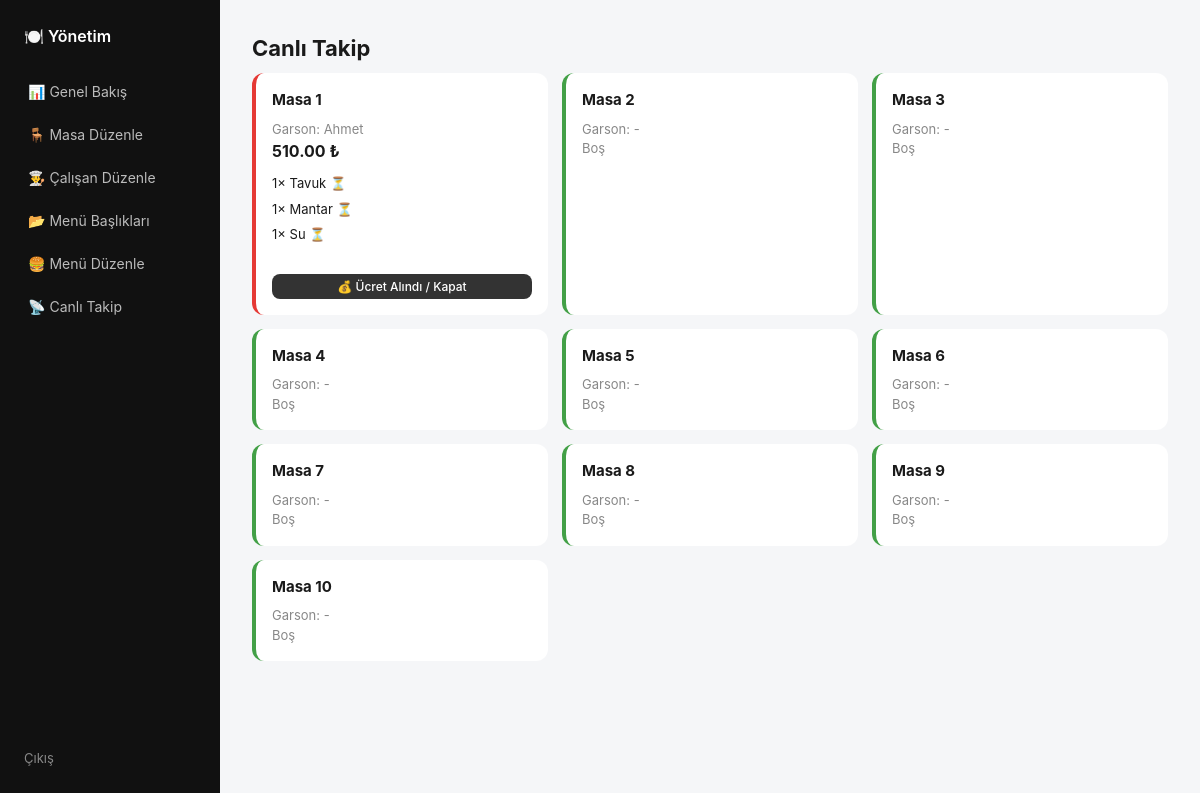
Screenshot of /admin/live (signed in) with the database file from the repository.
### models/models.py (models this page shows, shortened)
class Table(db.Model):
    __tablename__ = "tables"
    id = db.Column(db.Integer, primary_key=True)
    restaurant_id = db.Column(db.Integer, db.ForeignKey("restaurants.id"), nullable=False)
    number = db.Column(db.String(20), nullable=False)     # masa no
    name = db.Column(db.String(80))                       # opsiyonel isim
    capacity = db.Column(db.Integer, default=4)
    qr_token = db.Column(db.String(64), unique=True, nullable=False)
    is_occupied = db.Column(db.Boolean, default=False)
    assigned_waiter_id = db.Column(db.Integer, db.ForeignKey("staff.id"), nullable=True)

class Staff(db.Model):
    __tablename__ = "staff"
    id = db.Column(db.Integer, primary_key=True)
    restaurant_id = db.Column(db.Integer, db.ForeignKey("restaurants.id"), nullable=False)
    name = db.Column(db.String(100), nullable=False)
    role = db.Column(db.String(20), default="waiter")  # waiter / admin
    password_hash = db.Column(db.String(255), nullable=False)
    is_active = db.Column(db.Boolean, default=True)
    created_at = db.Column(db.DateTime, default=datetime.utcnow)

class Order(db.Model):
    __tablename__ = "orders"
    id = db.Column(db.Integer, primary_key=True)
    restaurant_id = db.Column(db.Integer, db.ForeignKey("restaurants.id"), nullable=False)
    table_id = db.Column(db.Integer, db.ForeignKey("tables.id"), nullable=False)
    waiter_id = db.Column(db.Integer, db.ForeignKey("staff.id"), nullable=True)
    status = db.Column(db.String(20), default="open")  # open / paid / closed
    total = db.Column(db.Float, default=0.0)
    created_at = db.Column(db.DateTime, default=datetime.utcnow)
    closed_at = db.Column(db.DateTime)
    items = db.relationship("OrderItem", backref="order", cascade="all, delete-orphan")

class OrderItem(db.Model):
    __tablename__ = "order_items"
    id = db.Column(db.Integer, primary_key=True)
    order_id = db.Column(db.Integer, db.ForeignKey("orders.id"), nullable=False)
    product_id = db.Column(db.Integer, db.ForeignKey("products.id"), nullable=False)
    quantity = db.Column(db.Integer, default=1)
    price_at_time = db.Column(db.Float, nullable=False)
    status = db.Column(db.String(20), default="pending")  # pending / served
    note = db.Column(db.String(255))
    product = db.relationship("Product")

class Product(db.Model):
    __tablename__ = "products"
    id = db.Column(db.Integer, primary_key=True)
    restaurant_id = db.Column(db.Integer, db.ForeignKey("restaurants.id"), nullable=False)
    category_id = db.Column(db.Integer, db.ForeignKey("categories.id"), nullable=False)
    name_tr = db.Column(db.String(120), nullable=False)
    name_en = db.Column(db.String(120))
    description_tr = db.Column(db.Text)
    description_en = db.Column(db.Text)
    price = db.Column(db.Float, nullable=False)
    image = db.Column(db.String(255))
    is_available = db.Column(db.Boolean, default=True)

### routes/admin_routes.py (the view)
@admin_bp.route("/live")
@admin_required
def live():
    rid = session["restaurant_id"]
    tables = Table.query.filter_by(restaurant_id=rid).order_by(Table.id).all()
    orders = Order.query.filter_by(restaurant_id=rid, status="open").all()
    by_table = {o.table_id: o for o in orders}
    staff = {s.id: s.name for s in Staff.query.filter_by(restaurant_id=rid).all()}
    return render_template("admin/live.html", tables=tables, orders=by_table, staff=staff)

### utils/auth.py (called while the page is built)
def admin_required(f):
    @wraps(f)
    def wrapper(*args, **kwargs):
        if session.get("role") != "admin":
            flash("Yönetici girişi gerekli.", "error")
            return redirect(url_for("admin.login"))
        return f(*args, **kwargs)
    return wrapper

### templates/admin/live.html
{% extends "base.html" %}
{% block body %}
<div class="app-layout">
  {% include 'admin/_sidebar.html' %}
  <main class="content">
    <h1>Canlı Takip</h1>
    <div class="live-grid">
      {% for t in tables %}
        {% set o = orders.get(t.id) %}
        <div class="live-card {% if t.is_occupied %}busy{% else %}free{% endif %}">
          <h3>Masa {{ t.number }}</h3>
          <p class="muted">Garson: {{ staff.get(t.assigned_waiter_id, '-') }}</p>
          {% if o %}
            <p><strong>{{ "%.2f"|format(o.total) }} ₺</strong></p>
            <ul class="item-list">
              {% for i in o.items %}
                <li>
                  {{ i.quantity }}× {{ i.product.name_tr }}
                  {% if i.status == 'served' %}✅{% else %}⏳{% endif %}
                </li>
              {% endfor %}
            </ul>
            <form method="POST" action="{{ url_for('admin.close_order', oid=o.id) }}" onsubmit="return confirm('Ücret alındı mı?')">
              <button class="btn-primary btn-mini">💰 Ücret Alındı / Kapat</button>
            </form>
          {% else %}
            <p class="muted">Boş</p>
          {% endif %}
        </div>
      {% endfor %}
    </div>
  </main>
</div>
{% endblock %}

### static/css/style.css (style rules this page uses)
* { box-sizing: border-box; margin: 0; padding: 0; }
body { font-family: -apple-system, BlinkMacSystemFont, "Segoe UI", Roboto, sans-serif; background: #f5f6f8; color: #1a1a1a; line-height: 1.5; }
h1 { font-size: 22px; margin-bottom: 8px; }
h3 { font-size: 15px; margin-bottom: 8px; }
.muted { color: #888; font-size: 13px; }
.btn-primary, .btn-secondary, .btn-danger, .btn-mini, .btn-add, .btn-remove { border: none; border-radius: 8px; cursor: pointer; font-family: inherit; font-weight: 500; }
.btn-primary { background: #111; color: #fff; padding: 11px 20px; margin-top: 18px; width: 100%; font-size: 14px; }
.btn-mini { background: #333; color: #fff; padding: 5px 10px; font-size: 12px; }
.app-layout { display: flex; min-height: 100vh; }
.content { flex: 1; padding: 32px; max-width: 1200px; }
.live-grid { display: grid; grid-template-columns: repeat(auto-fill, minmax(240px, 1fr)); gap: 14px; }
.live-card { background: #fff; padding: 16px; border-radius: 12px; border-left: 4px solid #ddd; }
.live-card.busy { border-left-color: #e53935; }
.live-card.free { border-left-color: #43a047; }
.item-list { list-style: none; font-size: 13px; margin: 8px 0; }
.item-list li { padding: 3px 0; }

### rows the page displays
Table: number "1"
Staff: get "Ahmet"
Order: total "510.00"
OrderItem: quantity "1", product.name_tr "Tavuk"
OrderItem: quantity "1", product.name_tr "Mantar"
OrderItem: quantity "1", product.name_tr "Su"
Table: number "2", get "-", shows "Boş"
Table: number "3", get "-", shows "Boş"
Table: number "4", get "-", shows "Boş"
Table: number "5", get "-", shows "Boş"
Table: number "6", get "-", shows "Boş"
Table: number "7", get "-", shows "Boş"
Table: number "8", get "-", shows "Boş"
Table: number "9", get "-", shows "Boş"
Table: number "10", get "-", shows "Boş"
